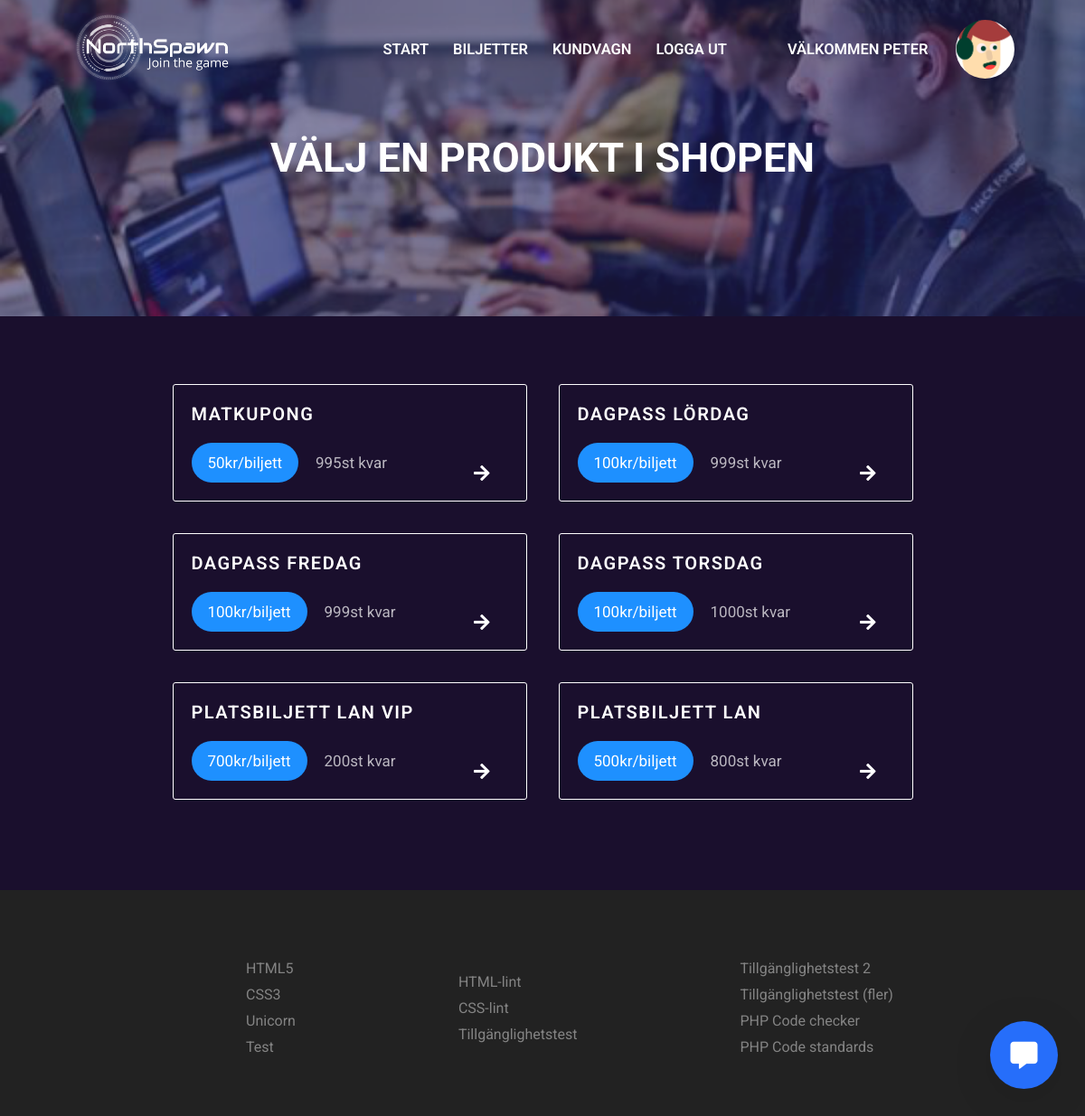
The page /index.php?pageid=products (signed in) on the database its author committed.
### tables this page shows
CREATE TABLE users (user_id INTEGER PRIMARY KEY AUTOINCREMENT UNIQUE NOT NULL, user_firstName VARCHAR NOT NULL, user_lastName VARCHAR NOT NULL, user_email VARCHAR UNIQUE, user_password NOT NULL, admin BOOLEAN DEFAULT FALSE NOT NULL);

CREATE TABLE products (product_id INTEGER PRIMARY KEY AUTOINCREMENT NOT NULL UNIQUE, product_name VARCHAR UNIQUE NOT NULL, product_cost INTEGER, product_stock INTEGER, product_desc VARCHAR);

### index.php (called while the page is built, shortened)
<?php
  $db = new PDO("sqlite:Northspawn.db");
  if(!empty($_SESSION['user'])){
    $user_email = $_SESSION['user'];
    $stmt = $db->prepare("SELECT user_firstName FROM users WHERE user_email = '{$user_email}'");
    $stmt->execute();
    $user = $stmt->fetch();
    $displayUser = $user[0];
  } else {
    $user_email = null;
    $displayUser = null;
  }
	if(empty($_GET['pageid']))
	{
    $pageid = "landing";
	}
	else
	{
    $pageid = htmlspecialchars($_GET['pageid']);
  }
  require("incs/header/header.php");
  ?>
  <?php
  require("pages/{$pageid}/{$pageid}.php");
  require("incs/feedBackModal/feedBackModal.php");
  require("incs/footer/footer.php");
  ?>

### pages/products/products.php (the view, shortened to what this page needs)
<?php
    $stmtProducts = $db->prepare("SELECT * FROM products");
    $stmtProducts->execute();
?>
<div class="content">
    <div class="products">
    <?php
        while($product = $stmtProducts->fetch()){
            echo <<<PRODUCT
            <div class="product" >
                <form method="post" action="index.php?pageid=cart" >
                <h2>{$product['product_name']}</h2>
                <h3>{$product['product_cost']}kr/biljett</h3>
                <h3>{$product['product_stock']}st kvar</h3>
                    <input type="hidden" name="product" value={$product['product_name']}>
                    <input type="hidden" name="product_id" value={$product['product_id']}>
                    <input type="hidden" name="product_cost" value={$product['product_cost']}>
                    <button></button>
                </form>
                <i class="fas fa-arrow-right"></i>
            </div>
PRODUCT;
        }
    ?>
    </div>
</div>

### incs/header/header.php (shortened to what this page needs)
<?php
  if(!isset($_GET['pageid'])){
    $title = "Lan. E-sport. Gaming. Hackathon. Expo. Välkommen till Northspawn";
    $header = "700";
  } elseif ($_GET['pageid'] === 'landing') {
    $title = "Lan. E-sport. Gaming. Hackathon. Expo. Välkommen till Northspawn";
    $header = "700";
  } elseif ($_GET['pageid'] === 'login') {
    $title = "Logga in på Northspawn";
    $header = "350";
  } elseif ($_GET['pageid'] === 'register') {
    $title = "Registrera hos Northspawn";
    $header = "350";
  }  elseif ($_GET['pageid'] === 'feedback') {
    $title = "Northspawn - feedback";
    $header = "350";
  } elseif ($_GET['pageid'] === 'products') {
    $title = "Välj en produkt i shopen";
    $header = "350";
  } elseif ($_GET['pageid'] === 'cart') {
    $title = "Northspawn - Kundvagn";
    $header = "350";
  } elseif ($_GET['pageid'] === 'orders') {
    $title = "Northspawn - Ordrar";
    $header = "250";
  } elseif ($_GET['pageid'] === 'products') {
    $title = "Northspawn - Biljetter";
    $header = "250";
  } elseif ($_GET['pageid'] === 'checkout') {
    $title = "Northspawn - Köp genomfört";
    $header = "300";
  } elseif ($_GET['pageid'] === 'addNews') {
    $title = "Northspawn - Lägg till nyhet";
    $header = "300";
  } elseif ($_GET['pageid'] === 'profile') {
    $title = "Northspawn - Din profil";
    $header = "300";
  }
?>
<!DOCTYPE html>
<html lang="sv">
<head>
  <link rel="stylesheet" href="https://use.fontawesome.com/releases/v5.0.12/css/solid.css">
  <link rel="stylesheet" href="https://use.fontawesome.com/releases/v5.0.12/css/fontawesome.css">
</head>
<body>
<nav>
  <ul>
    <div class="left">
      <a href="index.php">
        <img class="logo" src="./imgs/logo_jointhegame_vit.png" alt="Logotyp">
      </a>
    </div>
    <div class="right" >
      <li><a href="index.php">Start</a></li>
      <li><a href="index.php?pageid=products">Biljetter</a></li>
    <?php
      if(!empty($_SESSION['user'])){
        echo <<<MESSAGE
        <li><a href="index.php?pageid=cart">Kundvagn</a></li>
        <li><a href="index.php?pageid=landing&logout=true">Logga ut</a></li>
        <li class="message" ><a href="index.php?pageid=profile">Välkommen {$displayUser}</a></li>
MESSAGE;
        if(!empty($_SESSION['admin'])){
          if($_SESSION['admin'] === 'TRUE'){
            echo <<<EXTRA
            <li><i id="menuBtn" class="fas fa-caret-square-down"></i></li>
            <li><i id="closeBtn" class="fas fa-minus-square"></i></li>
            <div id="menu">
              <ul>
                <li><a href=index.php?pageid=orders>Se ordrar</a></li>
                <li><a href="index.php?pageid=addNews">Lägg till nyhet</a></li>
                <li><a href="index.php?pageid=feedback">Se feedback</a></li>
              </ul>
            </div>
EXTRA;
          } else {
            echo "<a href=index.php?pageid=profile><div class=thumbnail></div></a>";
          }
        }
      } else {
        echo <<<CONTENT
        <li><a href=index.php?pageid=login>Logga in</a></li>
        <li><a href="index.php?pageid=register">Registrera</a></li>
CONTENT;
      }
    ?>
    </div>
  </ul>
</nav>
<div class="header" style="min-height: <?php echo $header; ?>px" >
  <h1><?php echo $title; ?></h1>
</div>

### rows shown on the page
users: user_firstName "PETER"
products: product_name "MATKUPONG", product_cost "50", product_stock "995"
products: product_name "DAGPASS LÖRDAG", product_cost "100", product_stock "999"
products: product_name "DAGPASS FREDAG", product_cost "100", product_stock "999"
products: product_name "DAGPASS TORSDAG", product_cost "100", product_stock "1000"
products: product_name "PLATSBILJETT LAN VIP", product_cost "700", product_stock "200"
products: product_name "PLATSBILJETT LAN", product_cost "500", product_stock "800"

### other values the page prints
$title "VÄLJ EN PRODUKT I SHOPEN"
